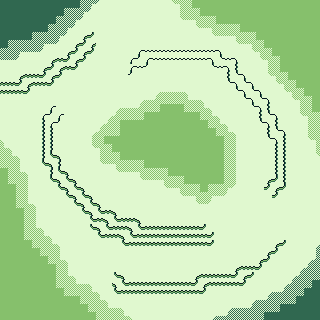

Tiled map render using the project's own tile images. Description and the whole map definition, tile-layer contents included, below:
An orthogonal 40x40 tile map with 8x8 px tiles, 1 tile layer (Tile Layer 1).

<map version="1.10" tiledversion="1.10.2" orientation="orthogonal" renderorder="right-down" width="40" height="40" tilewidth="8" tileheight="8" infinite="0" nextlayerid="2" nextobjectid="1">
 <tileset firstgid="1" source="tiles.tsx" />
 <layer id="1" name="Tile Layer 1" width="40" height="40">
  <data encoding="csv">
39,39,39,39,39,39,39,39,39,39,219,196,240,20,20,20,20,20,20,20,20,178,137,159,19,19,19,19,19,19,19,19,19,19,19,19,19,19,19,19,
39,39,39,39,39,39,39,39,219,219,196,240,20,20,20,20,20,20,20,20,20,20,158,159,159,19,19,19,19,19,19,19,19,19,19,19,19,19,19,19,
39,39,39,39,39,39,39,219,219,196,240,20,20,20,20,20,20,20,20,20,20,20,178,179,137,159,159,19,19,19,19,19,19,19,19,19,19,19,19,19,
39,39,39,39,39,39,219,219,196,240,20,20,20,20,20,20,20,20,20,20,20,20,20,20,178,179,137,159,159,159,19,19,19,19,19,19,19,19,19,19,
39,39,39,39,219,219,219,196,240,20,129,168,20,20,20,20,20,20,20,20,20,20,20,20,20,20,178,179,179,137,159,159,19,19,19,19,19,19,19,19,
39,219,219,219,219,196,239,240,20,129,168,129,20,20,20,20,20,20,20,20,20,20,20,20,20,20,20,20,20,178,179,137,159,19,19,19,19,19,19,19,
219,219,196,239,239,240,20,20,129,168,129,168,20,20,20,20,20,126,127,127,127,127,127,127,127,127,127,128,20,20,20,178,137,159,19,19,19,19,19,19,
239,239,240,20,20,20,129,167,168,129,168,20,20,20,20,20,126,150,126,127,127,127,127,127,127,127,128,149,127,128,20,20,178,137,159,19,19,19,19,19,
20,20,20,20,20,129,168,129,167,168,20,20,20,20,20,20,126,127,150,20,20,20,20,20,20,20,149,127,128,148,20,20,20,158,159,19,19,19,19,19,
20,20,129,167,167,168,129,168,20,20,20,20,20,20,20,20,150,20,20,20,20,20,20,20,20,20,20,20,148,149,128,20,20,178,137,159,19,19,19,19,
167,167,168,129,167,167,168,20,20,20,20,20,20,20,20,20,20,20,20,20,20,20,20,20,20,20,20,20,149,128,149,128,20,20,178,137,159,19,19,19,
167,167,167,168,20,20,20,20,20,20,20,20,20,20,20,20,20,20,20,138,139,139,139,140,20,20,20,20,20,149,128,149,128,20,20,178,137,159,19,19,
20,20,20,20,20,20,20,20,20,20,20,20,20,20,20,20,20,138,139,157,159,159,159,156,139,140,20,20,20,20,149,128,149,128,20,20,178,137,159,19,
20,20,20,20,20,20,126,20,20,20,20,20,20,20,138,139,139,157,159,159,19,19,19,159,159,156,140,20,20,20,20,149,128,148,20,20,20,158,159,19,
20,20,20,20,20,126,150,126,20,20,20,20,20,138,157,159,159,159,19,19,19,19,19,19,19,159,156,140,20,20,20,20,148,149,128,20,20,178,137,159,
20,20,20,20,20,146,126,150,20,20,20,20,138,157,159,19,19,19,19,19,19,19,19,19,19,19,159,156,140,20,20,20,149,128,148,20,20,20,158,159,
20,20,20,20,20,146,146,20,20,20,20,138,157,159,159,19,19,19,19,19,19,19,19,19,19,19,19,159,156,140,20,20,20,148,149,128,20,20,158,159,
140,20,20,20,20,146,146,20,20,20,20,158,159,19,19,19,19,19,19,19,19,19,19,19,19,19,19,19,159,160,20,20,20,149,128,148,20,20,178,137,
156,140,20,20,20,146,146,20,20,20,20,178,137,159,19,19,19,19,19,19,19,19,19,19,19,19,19,19,159,160,20,20,20,20,148,148,20,20,20,158,
159,156,140,20,20,146,166,130,20,20,20,20,158,159,159,19,19,19,19,19,19,19,19,19,19,19,19,19,159,160,20,20,20,20,148,148,20,20,20,178,
159,159,160,20,20,166,130,146,20,20,20,20,178,179,137,159,159,159,19,19,19,19,19,19,19,19,19,19,159,160,20,20,20,20,148,148,20,20,20,20,
19,159,156,140,20,20,146,166,130,20,20,20,20,20,178,179,179,137,159,159,159,19,19,19,19,19,19,19,159,160,20,20,20,20,148,148,20,20,20,20,
19,159,159,160,20,20,166,130,166,130,20,20,20,20,20,20,20,178,179,179,137,159,159,19,19,19,19,19,159,160,20,20,20,129,168,148,20,20,20,20,
19,19,159,160,20,20,20,166,130,166,130,20,20,20,20,20,20,20,20,20,178,179,137,159,159,19,159,159,136,180,20,20,20,168,129,168,20,20,20,20,
19,19,159,160,20,20,20,20,166,130,166,130,20,20,20,20,20,20,20,20,20,20,178,179,137,159,136,179,180,20,20,20,20,20,168,20,20,20,20,20,
19,19,159,156,140,20,20,20,20,166,130,166,130,20,20,20,20,20,20,20,20,20,20,20,178,179,180,20,20,20,20,20,20,20,20,20,20,20,20,20,
19,19,19,159,160,20,20,20,20,20,166,130,166,167,130,20,20,20,20,20,20,20,20,20,20,20,20,20,20,20,20,20,20,20,20,20,20,20,20,20,
19,19,19,159,160,20,20,20,20,20,20,166,167,130,166,167,167,130,20,20,20,20,20,20,20,20,20,20,20,20,20,20,20,20,20,20,20,20,20,20,
19,19,19,159,156,140,20,20,20,20,20,166,130,166,167,167,130,166,167,167,167,167,167,167,167,168,20,20,20,20,20,20,20,20,20,20,20,20,20,20,
19,19,19,159,159,156,140,20,20,20,20,20,166,167,167,130,166,167,167,167,167,167,167,167,167,167,168,20,20,20,20,20,20,20,20,20,20,20,20,20,
19,19,19,19,159,159,156,140,20,20,20,20,20,20,20,166,167,167,167,167,167,167,167,167,167,167,168,20,20,20,20,20,20,20,129,168,20,20,20,198,
19,19,19,19,19,159,159,160,20,20,20,20,20,20,20,20,20,20,20,20,20,20,20,20,20,20,20,20,20,20,20,20,20,129,168,20,20,20,20,218,
19,19,19,19,19,19,159,156,140,20,20,20,20,20,20,20,20,20,20,20,20,20,20,20,20,20,20,20,20,20,20,20,129,168,20,20,20,20,198,217,
19,19,19,19,19,19,19,159,160,20,20,20,20,20,20,20,20,20,20,20,20,20,20,20,20,20,20,20,20,129,167,167,168,20,20,20,20,198,217,219,
19,19,19,19,19,19,19,159,156,140,20,20,20,20,166,130,20,20,20,20,20,20,20,20,129,167,167,167,167,168,129,168,20,20,20,20,198,217,219,219,
19,19,19,19,19,19,19,159,159,156,139,140,20,20,130,166,167,167,167,167,167,167,167,167,168,129,167,167,167,167,168,20,20,20,20,198,217,219,219,39,
19,19,19,19,19,19,19,19,159,159,159,156,140,20,166,167,167,167,167,167,167,167,167,167,167,168,20,20,20,20,20,20,20,198,199,217,219,219,39,39,
19,19,19,19,19,19,19,19,19,19,159,159,156,140,20,20,20,20,20,20,20,20,20,20,20,20,20,20,20,20,20,198,199,217,219,219,219,39,39,39,
19,19,19,19,19,19,19,19,19,19,19,159,159,156,139,140,20,20,20,20,20,20,20,20,20,20,20,20,198,199,199,217,219,219,219,39,39,39,39,39,
19,19,19,19,19,19,19,19,19,19,19,19,159,159,159,156,140,20,20,20,20,20,20,20,20,20,198,199,217,219,219,219,219,39,39,39,39,39,39,39
</data>
 </layer>
</map>
